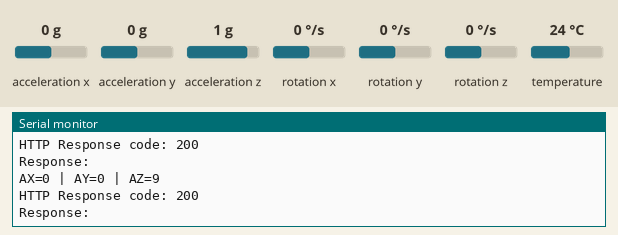
Recording of a sketch running on a simulated ESP32. Shown: the last lines printed to the serial monitor. The inputs (shaded band) are chosen by the test bench; at power-on: acceleration x 0 g, acceleration y 0 g, acceleration z 1 g, rotation x 0 °/s, rotation y 0 °/s, rotation z 0 °/s, temperature 24 °C. WiFi joins after 1.5 s; servers stay silent unless stated; uploads are accepted with an empty reply.

Above: at 2.8 s.
2.9 s: acceleration x set to -1.4 g
At 3.17 s:
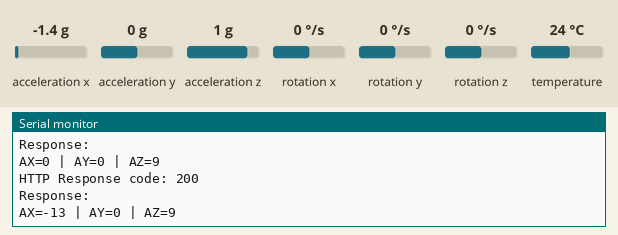
4.4 s: acceleration y set to -1.4 g
At 5.0 s:
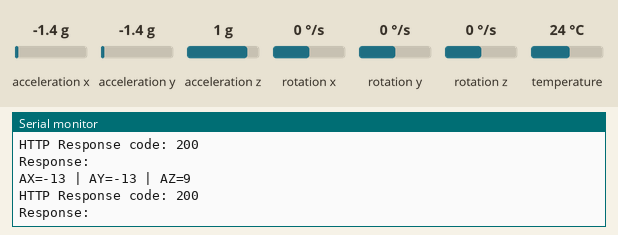
5.9 s: acceleration z set to -1.4 g
At 7.1 s:
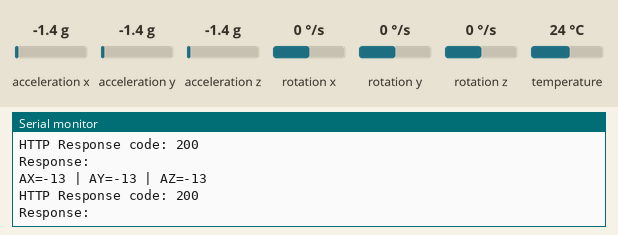

Measured:
- after the input at 2.9 s, the serial monitor: prints a new line after 0.11 s (image 1)
- after the input at 4.4 s, the serial monitor: prints a new line at once (image 2)
- after the input at 5.9 s, the serial monitor: prints a new line after 0.62 s (image 3)

The sketch:

push_data_from_esp_to_sheet.ino
```cpp
#include <WiFi.h>
#include <HTTPClient.h>
#include <Adafruit_MPU6050.h>
#include <Adafruit_Sensor.h>
#include <Wire.h>
#include <WiFiClientSecure.h>

Adafruit_MPU6050 mpu;

// WiFi credentials
const char* ssid = "Nha Tro Vui Ve";
const char* password = "66668888";

// Web App URL
const char* serverName = "https://script.google.com/macros/s/AKfycbyuhmEyyeylN8w_suVhNGsoCbg3yGpvOO6Efazc3b0Igyzg2uTk1hmuz4mp0h9OsNo-5g/exec";
void setup() {
  Serial.begin(115200);

  WiFi.begin(ssid, password);
  Serial.print("Connecting to WiFi");
  while (WiFi.status() != WL_CONNECTED) {
    delay(500);
    Serial.print(".");
  }
  Serial.println("\nConnected to WiFi");

  // Khởi tạo MPU6050
  if (!mpu.begin()) {
    Serial.println("Failed to find MPU6050 chip");
    while (1) {
      delay(10);
    }
  }
  Serial.println("MPU6050 Found!");

  mpu.setAccelerometerRange(MPU6050_RANGE_8_G);
  mpu.setGyroRange(MPU6050_RANGE_500_DEG);
  mpu.setFilterBandwidth(MPU6050_BAND_5_HZ);

  delay(100);
}

void loop() {
  if (WiFi.status() == WL_CONNECTED) {
    // Tạo client bảo mật nhưng bỏ qua chứng chỉ
    WiFiClientSecure client;
    client.setInsecure();

    HTTPClient https;
    if (https.begin(client, serverName)) {
      https.addHeader("Content-Type", "application/json");

      // Lấy dữ liệu MPU6050
      sensors_event_t a, g, temp;
      mpu.getEvent(&a, &g, &temp);

      int AX = (int)a.acceleration.x;
      int AY = (int)a.acceleration.y;
      int AZ = (int)a.acceleration.z;

      Serial.printf("AX=%d | AY=%d | AZ=%d\n", AX, AY, AZ);

      // Tạo JSON
      String jsonData = "{\"AX\":" + String(AX) +
                        ",\"AY\":" + String(AY) +
                        ",\"AZ\":" + String(AZ) + "}";

      int httpResponseCode = https.POST(jsonData);

      if (httpResponseCode > 0) {
        Serial.println("HTTP Response code: " + String(httpResponseCode));
        Serial.println("Response: " + https.getString());
      } else {
        Serial.println("Error code: " + String(httpResponseCode));
      }

      https.end();
    } else {
      Serial.println("Unable to connect to server!");
    }
  }

  delay(500); // gửi mỗi 5 giây
}
```
